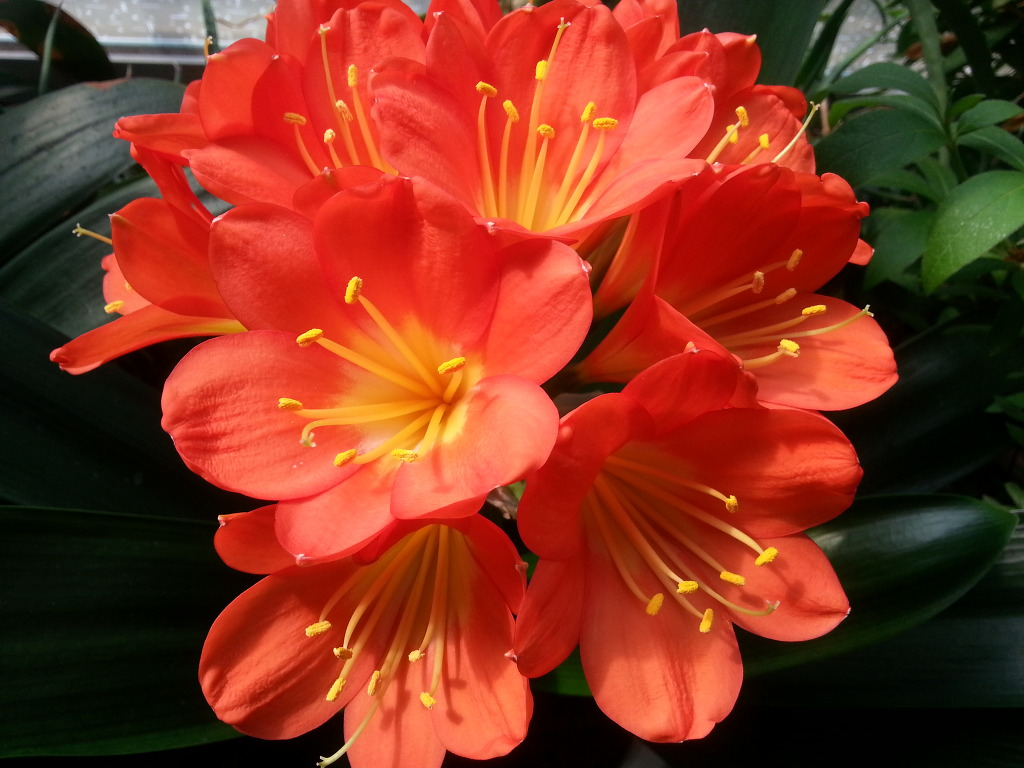
#> input picture KG_OpenCV/101/Images/flower1.jpg, 1024 x 768 px, found by its file name
$ python 1_imaging_5.py
#> lines starting #> are read from the running program, lines starting #| are printed output that depends on the picture
# https://opencv-python.readthedocs.io/en/latest/doc/07.imageArithmetic/imageArithmetic.html
# 이미지 연산: Trackbar로 이미지 더하기 2

import cv2
import numpy as np

img1 = cv2.imread('101/Images/flower1.jpg')
#> img1 is the input picture: shape (768, 1024, 3); mean B, G, R 32.3, 52.2, 135.2
img2 = cv2.imread('101/Images/flower2.jpg')
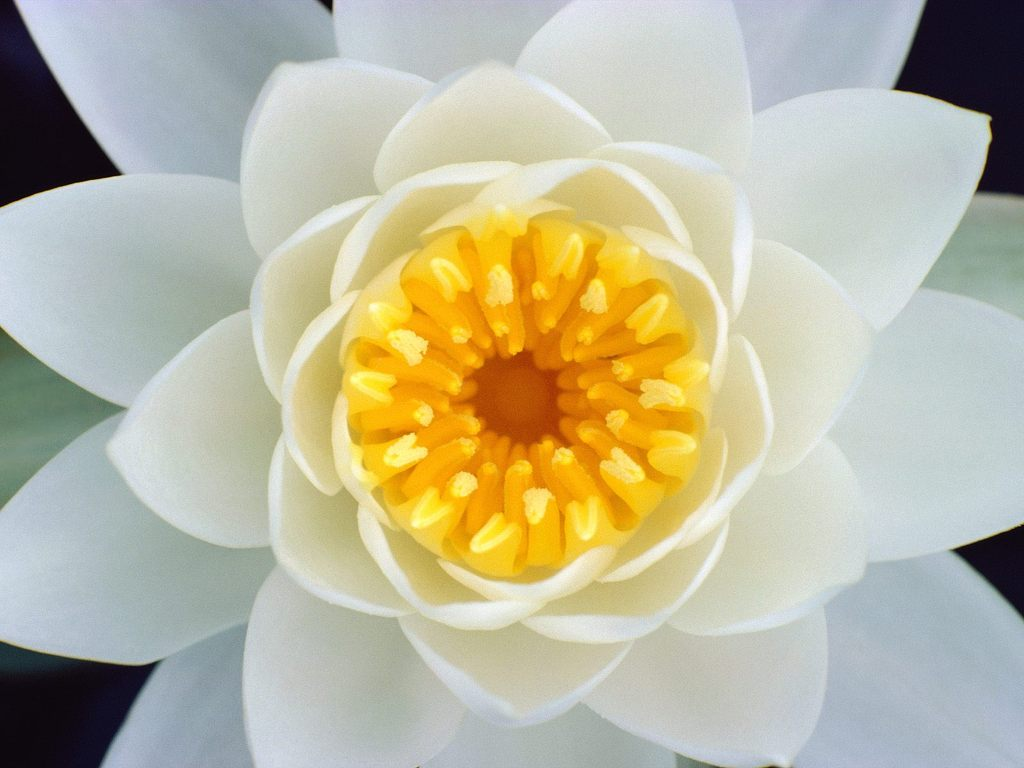
#> input picture KG_OpenCV/101/Images/flower2.jpg, 1024 x 768 px, found by its file name
#> img2 is the input picture: shape (768, 1024, 3); mean B, G, R 158.5, 184.1, 188.1

def nothing(x):
    pass

cv2.namedWindow('Blender')
cv2.createTrackbar('W', 'Blender', 0, 100, nothing)
#> slider 'W' is set to 33
# Blender라는 창에 "W"라는 트랙바를 생성(0 ~ 100), 콜백함수=nothing

while True:
    # 슬라이더의 현재값을 pos에 대입
    pos = cv2.getTrackbarPos('W', 'Blender')

    # img1, img2에 대한 가중합
    w1 = pos / 100.0   # (0 ~ 100)/100
    w2 = 1.0 - w1
    dst = cv2.addWeighted(img1, w1, img2, w2, 0)
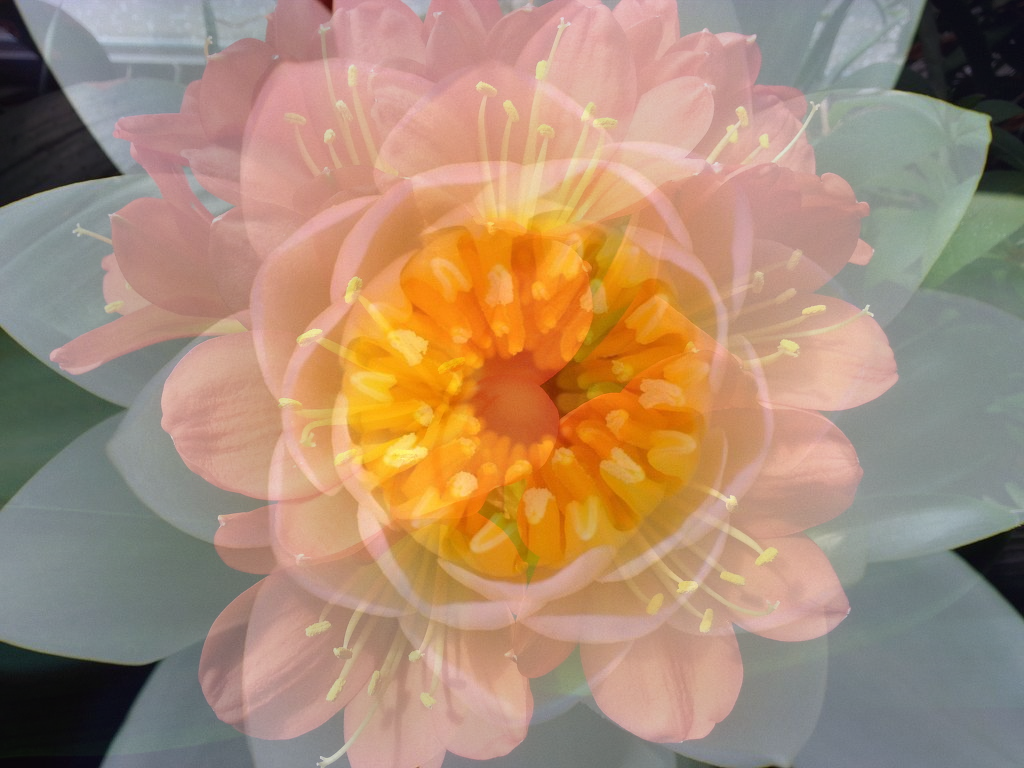
#> dst: shape (768, 1024, 3); mean B, G, R 116.8, 140.6, 170.7

    cv2.imshow("Blender", dst)

    if cv2.waitKey(1) & 0xff == 27:
#> (key Esc is pressed here)
        break

cv2.destroyAllWindows()
